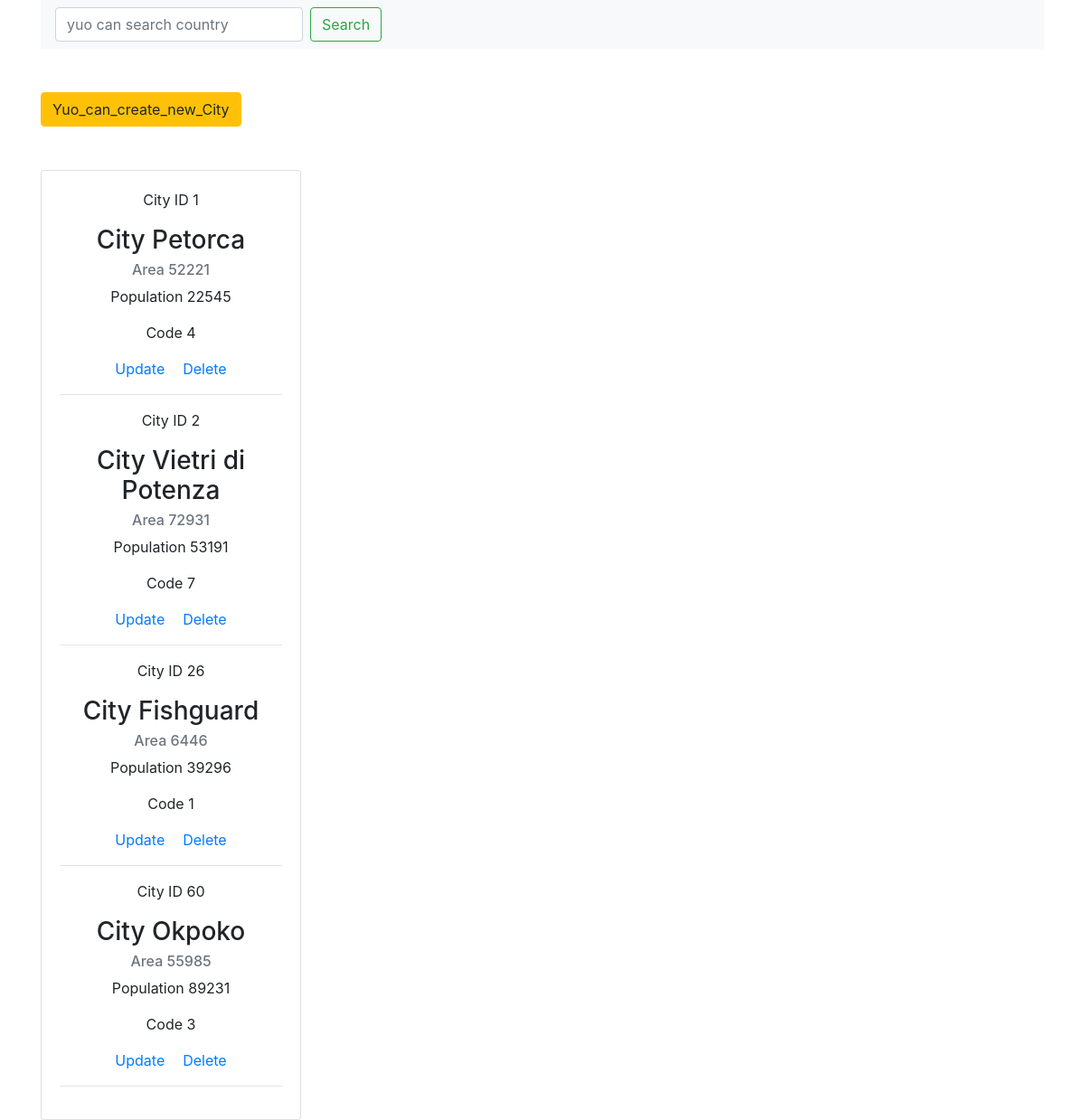
The app's page /city.php?nr=6 with its own data.
### tables this page shows
CREATE TABLE `citytable` (
  `id` int(6) NOT NULL,
  `city` varchar(120) DEFAULT NULL,
  `cityarea` double DEFAULT NULL,
  `citypopulation` double DEFAULT NULL,
  `citycode` int(250) DEFAULT NULL,
  `cityUPdata` date DEFAULT NULL,
  `idcountry` int(250) DEFAULT NULL
);

### db_functions.php (called while the page is built, shortened)
<?php
    $prisijungimas = mysqli_connect(DB_HOST,  MYSQL_USER, MYSQL_PASSWORD, DB_NAME   );
    mysqli_set_charset($prisijungimas, 'utf8mb4');
    function getPrisijungimas() {
        global $prisijungimas;
        return $prisijungimas;
    }
        function getCountry_ID( $aa ) {
            $manoSQL = "SELECT * FROM countrytable  WHERE id='$aa'   ";
            $rezultataiOBJ = mysqli_query(getPrisijungimas(),  $manoSQL);
            $rezultataiArray = mysqli_fetch_assoc($rezultataiOBJ);
            return $rezultataiArray;
        }
  function getCity_pgl_countryID($nr) {
      $id_apdorotas =  mysqli_real_escape_string (getPrisijungimas(), $nr );
      $mano_sql_tekstas = "SELECT * FROM citytable
                          WHERE idcountry = '$id_apdorotas'";
                          $rezultatai = mysqli_query( getPrisijungimas() , $mano_sql_tekstas);
                          return $rezultatai;}

### city.php (the view, shortened to what this page needs)
<?php require_once('db_functions.php') ?>
<!DOCTYPE html>
<html>
    <head>
        <link rel="stylesheet" href="https://stackpath.bootstrapcdn.com/bootstrap/4.3.1/css/bootstrap.min.css">
    </head>
    <body>
<div class="container">
<header>
        <nav class="navbar navbar-expand-lg navbar-light bg-light">
                <form action="search.php"    method="GET"   class="form-inline my-2 my-lg-0" >
                    <input type="text" class="form-control mr-sm-2" name="fraze" aria-label="Search" placeholder="yuo can search country">
                    <button class="btn btn-outline-success my-2 my-sm-0" type="submit" value="Search">Search</button>
                </form>
        </nav>
</header>
<div class="row mb-5 mt-5">
  <div class="col">
    <?php echo "<a type='button' class='btn btn-warning' href= 'city_create_forma.php'>".Yuo_can_create_new_City ."</a>";?>
  </div>
</div>
        <div class="card" style="width: 18rem;">
          <div class="card-body  text-center">
            <?php
            $ats = getCountry_ID($_GET['nr']);
            $miestai = getCity_pgl_countryID($ats['id']);
            $miestas = mysqli_fetch_assoc($miestai);
            while (  $miestas == true ) {
                        echo "<p class='card-text'>"."City ID  ". $miestas['id']."</p>";
                        echo "<h3 class='card-title'>"."City  ". $miestas['city']."</h3>";
                        echo "<h6 class='card-subtitle mb-2 text-muted'>"."Area  ".$miestas['cityarea']."</h6>";
                        echo "<p class='card-text'>"."Population  ".$miestas['citypopulation']."</p>";
                        echo "<p class='card-text'>"."Code  ".$miestas['citycode'] ."</p>";
                        $k=$miestas['id'];
                        echo "<a class='card-link' href= 'city_update_forma.php?nr=$k'>".Update."</a>";
                        echo "<a class='card-link' href= 'citydelete.php?nr=$k'>".Delete."</a>";
                        echo "<hr />";
                      $miestas = mysqli_fetch_assoc($miestai);}
             ?>
        </div>
      </div>
</div>

### records on screen
citytable: id "1", city "Petorca", cityarea "52221", citypopulation "22545", citycode "4"
citytable: id "2", city "Vietri di Potenza", cityarea "72931", citypopulation "53191", citycode "7"
citytable: id "26", city "Fishguard", cityarea "6446", citypopulation "39296", citycode "1"
citytable: id "60", city "Okpoko", cityarea "55985", citypopulation "89231", citycode "3"

### other values on screen
Yuo_can_create_new_City "Yuo_can_create_new_City"
